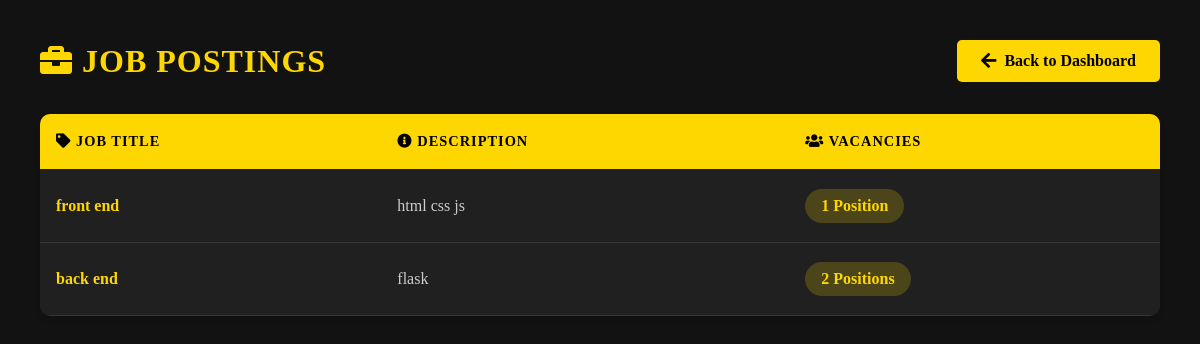
Screenshot of /view_jobs (signed in) with the database file from the repository.
### models.py (models this page shows, shortened)
class Job(db.Model):
    id = db.Column(db.Integer, primary_key=True)
    title = db.Column(db.String(100), nullable=False)
    description = db.Column(db.Text, nullable=False)
    vacancies = db.Column(db.Integer, nullable=False, default=1)
    employee_email = db.Column(db.String(100), db.ForeignKey('user.email'), nullable=False)
    employee = db.relationship('User', backref='posted_jobs')
    applications = db.relationship('Application', backref='job_applications', lazy=True)

### app.py (the view)
@app.route('/view_jobs')
def view_jobs():
    if 'role' not in session or session['role'] not in ['employee', 'admin']:
        flash("Access Denied!", "danger")
        return redirect(url_for('employee_dashboard'))
    jobs = Job.query.all()
    return render_template('view_jobs.html', jobs=jobs)

### static/templates/view_jobs.html (shortened to what this page needs)
<!DOCTYPE html>
<html lang="en">
<head>
    <link rel="stylesheet" href="{{ url_for('static', filename='css/jobs.css') }}">
    <link rel="stylesheet" href="https://cdnjs.cloudflare.com/ajax/libs/font-awesome/5.15.4/css/all.min.css">
</head>
<body>
    <div class="jobs-container">
        <div class="page-header">
            <h1 class="page-title">
                <i class="fas fa-briefcase"></i> Job Postings
            </h1>
            <a href="{{ url_for('employee_dashboard') }}" class="back-button">
                <i class="fas fa-arrow-left"></i> Back to Dashboard
            </a>
        </div>
        <div class="table-container">
            {% if jobs %}
            <table>
                <thead>
                    <tr>
                        <th><i class="fas fa-tag"></i> Job Title</th>
                        <th><i class="fas fa-info-circle"></i> Description</th>
                        <th><i class="fas fa-users"></i> Vacancies</th>
                    </tr>
                </thead>
                <tbody>
                    {% for job in jobs %}
                    <tr class="{% if job.is_new %}new-job{% endif %}">
                        <td class="job-title">{{ job.title }}</td>
                        <td class="job-description">{{ job.description }}</td>
                        <td>
                            <span class="vacancies-badge">
                                {{ job.vacancies }} Position{% if job.vacancies != 1 %}s{% endif %}
                            </span>
                        </td>
                    </tr>
                    {% endfor %}
                </tbody>
            </table>
            {% else %}
            <div class="empty-state">
                <i class="fas fa-folder-open"></i>
                <p>No job postings available at the moment.</p>
            </div>
            {% endif %}
        </div>
    </div>
</body>
</html>

### static/css/jobs.css (style rules this page uses)
.jobs-container { max-width: 1200px; margin: 0 auto; padding: 2rem; }
.page-header { display: flex; justify-content: space-between; align-items: center; margin-bottom: 2rem; }
.page-title { font-size: 2rem; color: #FFD700; margin: 0; text-transform: uppercase; letter-spacing: 1px; }
.back-button { background-color: #FFD700; color: #000; padding: 0.75rem 1.5rem; border-radius: 5px; text-decoration: none; font-weight: bold; transition: all 0.3s ease; display: inline-flex; align-items: center; gap: 0.5rem; }
.back-button i { font-size: 1.1rem; }
.table-container { background-color: rgba(34, 34, 34, 0.9); border-radius: 10px; overflow: hidden; box-shadow: 0 4px 6px rgba(0, 0, 0, 0.1); margin-top: 2rem; }
table { width: 100%; border-collapse: collapse; background-color: transparent; }
thead tr { background-color: #FFD700; }
th { color: #000; font-weight: bold; padding: 1.2rem 1rem; text-align: left; text-transform: uppercase; font-size: 0.9rem; letter-spacing: 1px; }
td { padding: 1.2rem 1rem; border-bottom: 1px solid rgba(255, 255, 255, 0.1); color: #fff; }
tbody tr { transition: all 0.3s ease; }
.job-title { font-weight: bold; color: #FFD700; }
.job-description { color: #ccc; max-width: 400px; overflow: hidden; text-overflow: ellipsis; white-space: nowrap; }
.vacancies-badge { background-color: rgba(255, 215, 0, 0.2); color: #FFD700; padding: 0.5rem 1rem; border-radius: 20px; font-weight: bold; display: inline-block; }
body { background-color: #121212; color: #fff; }

### rows the page displays
Job: title "front end", description "html css js", vacancies "1"
Job: title "back end", description "flask", vacancies "2"
